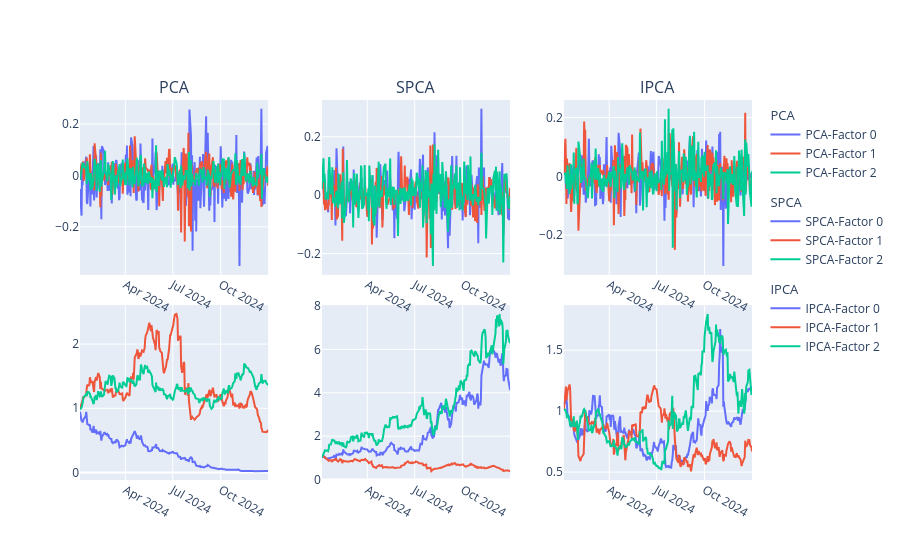

Notebook code for this chart:
### Markdown cell above
*Plot: Factor Returns*

### Code cell
fig = make_subplots(rows=2, cols=3,
                    subplot_titles=['PCA','SPCA','IPCA','','',''],
                    vertical_spacing=0.08, horizontal_spacing=0.08)

factor_returns = {'PCA': factor_returns_pca, 'SPCA': factor_returns_spca, 'IPCA': factor_returns_ipca}

factor_colors = px.colors.qualitative.Plotly  

for col_idx, method in enumerate(factor_returns):
    for factor_idx in range(factor_returns[method].shape[1]):
        
        color = factor_colors[factor_idx % len(factor_colors)]
        
        # Daily Returns
        fig.add_trace(
            go.Scatter(
                x = data.index[T_max+1:],
                y=factor_returns[method][:, factor_idx],
                name=f'{method}-Factor {factor_idx}',
                legendgroup=method,  
                legendgrouptitle_text=method,
                showlegend=True,
                line=dict(color=color),
                mode='lines'
            ),
            row=1,
            col=col_idx + 1,
        )

        # Cumulative Returns
        fig.add_trace(
            go.Scatter(
                x = data.index[T_max+1:],
                y=(1 + factor_returns[method][:, factor_idx]).cumprod(),
                name=f'{method}-Factor {factor_idx}',
                legendgroup=method,  
                showlegend=False,    
                line=dict(color=color),
                mode='lines'
            ),
            row=2,
            col=col_idx + 1,
        )

fig.update_layout(
    legend=dict(
        tracegroupgap=10,  
        groupclick="toggleitem",  
    ),
    # template='plotly_white'
)

fig.show()

### Figure 1 — Plotly figure (JSON) as saved in the notebook; plotly's stock layout.template omitted (floating-point values rounded to 4 significant figures; data arrays with more than 128 entries replaced by an {"elided": "..."} marker saying what was removed)
{"data": [{"legendgroup": "PCA", "legendgrouptitle": {"text": "PCA"}, "line": {"color": "#636EFA"}, "mode": "lines", "name": "PCA-Factor 0", "showlegend": true, "type": "scatter", "x": {"elided": "249 str values"}, "xaxis": "x", "y": {"elided": "249 float values"}, "yaxis": "y"}, {"legendgroup": "PCA", "line": {"color": "#636EFA"}, "mode": "lines", "name": "PCA-Factor 0", "showlegend": false, "type": "scatter", "x": {"elided": "249 str values"}, "xaxis": "x4", "y": {"elided": "249 float values"}, "yaxis": "y4"}, {"legendgroup": "PCA", "legendgrouptitle": {"text": "PCA"}, "line": {"color": "#EF553B"}, "mode": "lines", "name": "PCA-Factor 1", "showlegend": true, "type": "scatter", "x": {"elided": "249 str values"}, "xaxis": "x", "y": {"elided": "249 float values"}, "yaxis": "y"}, {"legendgroup": "PCA", "line": {"color": "#EF553B"}, "mode": "lines", "name": "PCA-Factor 1", "showlegend": false, "type": "scatter", "x": {"elided": "249 str values"}, "xaxis": "x4", "y": {"elided": "249 float values"}, "yaxis": "y4"}, {"legendgroup": "PCA", "legendgrouptitle": {"text": "PCA"}, "line": {"color": "#00CC96"}, "mode": "lines", "name": "PCA-Factor 2", "showlegend": true, "type": "scatter", "x": {"elided": "249 str values"}, "xaxis": "x", "y": {"elided": "249 float values"}, "yaxis": "y"}, {"legendgroup": "PCA", "line": {"color": "#00CC96"}, "mode": "lines", "name": "PCA-Factor 2", "showlegend": false, "type": "scatter", "x": {"elided": "249 str values"}, "xaxis": "x4", "y": {"elided": "249 float values"}, "yaxis": "y4"}, {"legendgroup": "SPCA", "legendgrouptitle": {"text": "SPCA"}, "line": {"color": "#636EFA"}, "mode": "lines", "name": "SPCA-Factor 0", "showlegend": true, "type": "scatter", "x": {"elided": "249 str values"}, "xaxis": "x2", "y": {"elided": "249 float values"}, "yaxis": "y2"}, {"legendgroup": "SPCA", "line": {"color": "#636EFA"}, "mode": "lines", "name": "SPCA-Factor 0", "showlegend": false, "type": "scatter", "x": {"elided": "249 str values"}, "xaxis": "x5", "y": {"elided": "249 float values"}, "yaxis": "y5"}, {"legendgroup": "SPCA", "legendgrouptitle": {"text": "SPCA"}, "line": {"color": "#EF553B"}, "mode": "lines", "name": "SPCA-Factor 1", "showlegend": true, "type": "scatter", "x": {"elided": "249 str values"}, "xaxis": "x2", "y": {"elided": "249 float values"}, "yaxis": "y2"}, {"legendgroup": "SPCA", "line": {"color": "#EF553B"}, "mode": "lines", "name": "SPCA-Factor 1", "showlegend": false, "type": "scatter", "x": {"elided": "249 str values"}, "xaxis": "x5", "y": {"elided": "249 float values"}, "yaxis": "y5"}, {"legendgroup": "SPCA", "legendgrouptitle": {"text": "SPCA"}, "line": {"color": "#00CC96"}, "mode": "lines", "name": "SPCA-Factor 2", "showlegend": true, "type": "scatter", "x": {"elided": "249 str values"}, "xaxis": "x2", "y": {"elided": "249 float values"}, "yaxis": "y2"}, {"legendgroup": "SPCA", "line": {"color": "#00CC96"}, "mode": "lines", "name": "SPCA-Factor 2", "showlegend": false, "type": "scatter", "x": {"elided": "249 str values"}, "xaxis": "x5", "y": {"elided": "249 float values"}, "yaxis": "y5"}, {"legendgroup": "IPCA", "legendgrouptitle": {"text": "IPCA"}, "line": {"color": "#636EFA"}, "mode": "lines", "name": "IPCA-Factor 0", "showlegend": true, "type": "scatter", "x": {"elided": "249 str values"}, "xaxis": "x3", "y": {"elided": "249 float values"}, "yaxis": "y3"}, {"legendgroup": "IPCA", "line": {"color": "#636EFA"}, "mode": "lines", "name": "IPCA-Factor 0", "showlegend": false, "type": "scatter", "x": {"elided": "249 str values"}, "xaxis": "x6", "y": {"elided": "249 float values"}, "yaxis": "y6"}, {"legendgroup": "IPCA", "legendgrouptitle": {"text": "IPCA"}, "line": {"color": "#EF553B"}, "mode": "lines", "name": "IPCA-Factor 1", "showlegend": true, "type": "scatter", "x": {"elided": "249 str values"}, "xaxis": "x3", "y": {"elided": "249 float values"}, "yaxis": "y3"}, {"legendgroup": "IPCA", "line": {"color": "#EF553B"}, "mode": "lines", "name": "IPCA-Factor 1", "showlegend": false, "type": "scatter", "x": {"elided": "249 str values"}, "xaxis": "x6", "y": {"elided": "249 float values"}, "yaxis": "y6"}, {"legendgroup": "IPCA", "legendgrouptitle": {"text": "IPCA"}, "line": {"color": "#00CC96"}, "mode": "lines", "name": "IPCA-Factor 2", "showlegend": true, "type": "scatter", "x": {"elided": "249 str values"}, "xaxis": "x3", "y": {"elided": "249 float values"}, "yaxis": "y3"}, {"legendgroup": "IPCA", "line": {"color": "#00CC96"}, "mode": "lines", "name": "IPCA-Factor 2", "showlegend": false, "type": "scatter", "x": {"elided": "249 str values"}, "xaxis": "x6", "y": {"elided": "249 float values"}, "yaxis": "y6"}], "layout": {"annotations": [{"font": {"size": 16}, "showarrow": false, "text": "PCA", "x": 0.14, "xanchor": "center", "xref": "paper", "y": 1, "yanchor": "bottom", "yref": "paper"}, {"font": {"size": 16}, "showarrow": false, "text": "SPCA", "x": 0.5, "xanchor": "center", "xref": "paper", "y": 1, "yanchor": "bottom", "yref": "paper"}, {"font": {"size": 16}, "showarrow": false, "text": "IPCA", "x": 0.86, "xanchor": "center", "xref": "paper", "y": 1, "yanchor": "bottom", "yref": "paper"}], "legend": {"groupclick": "toggleitem", "tracegroupgap": 10}, "xaxis": {"anchor": "y", "domain": [0, 0.28]}, "xaxis2": {"anchor": "y2", "domain": [0.36, 0.64]}, "xaxis3": {"anchor": "y3", "domain": [0.72, 1]}, "xaxis4": {"anchor": "y4", "domain": [0, 0.28]}, "xaxis5": {"anchor": "y5", "domain": [0.36, 0.64]}, "xaxis6": {"anchor": "y6", "domain": [0.72, 1]}, "yaxis": {"anchor": "x", "domain": [0.54, 1]}, "yaxis2": {"anchor": "x2", "domain": [0.54, 1]}, "yaxis3": {"anchor": "x3", "domain": [0.54, 1]}, "yaxis4": {"anchor": "x4", "domain": [0, 0.46]}, "yaxis5": {"anchor": "x5", "domain": [0, 0.46]}, "yaxis6": {"anchor": "x6", "domain": [0, 0.46]}}}
